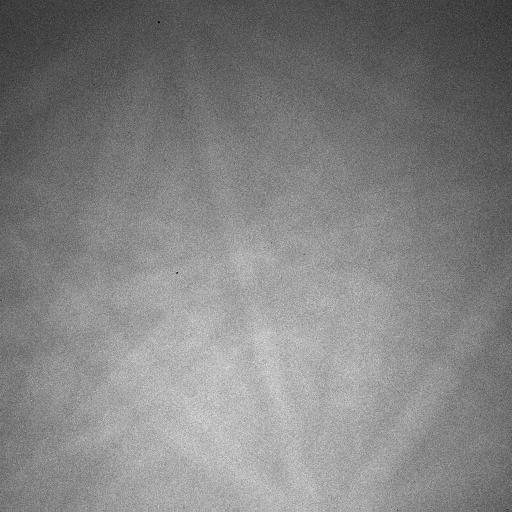
#> input picture imgs/EBSD-Pattern.tif, 1024 x 1024 px (shown at 1/2 size)
$ jupyter execute --allow-errors Image-Processing-Basic.ipynb   (shell and % lines are left out)   (older library calls are emulated)
#> lines starting #> are read from the running program, lines starting #| are printed output that depends on the picture; after the words box and inside, x2 and y2 are one past the last pixel; in counts of white or black regions, pixels touching at a corner belong together
## Full example the includes all python scripts within the repo.

[cell 1]
# IF RUNNING IN COLAB, RUN THIS CELL FIRST
# Clone the repository so we can access the data

[cell 2]
# imports
import os
import numpy as np
from skimage import io, exposure, filters, img_as_float, morphology
from skimage.segmentation import watershed
from skimage.feature import peak_local_max
from scipy import ndimage as ndi
import torch
from sklearn import preprocessing, decomposition
import matplotlib.pyplot as plt
# Activate the interactive mode of matplotlib within colab (if we are using colab)
try:
    from google.colab import output
    output.enable_custom_widget_manager()
except:
    pass
# Static plots

# Set device to the GPU if available
# For MacOS, use the Multi-Process Service (MPS) to run on the GPU if available
#> (the rest of this cell did not finish here and is left out)

#### Simple denoising

[cell 3]
# Read in the image
im = io.imread("./imgs/EBSD-Pattern.tif").astype(float)
#> im: shape (1024, 1024) float64; min 0, max 65535, mean 33354.8

# Create a dynamic background (really blurred version of the image) and subtract it from the original image
background = filters.gaussian(im, sigma=50)
#> (the rest of this cell did not finish here and is left out)

#### Histogram manipulation

[cell 4]
# [25 lines left out: function plot_img_and_hist, not called in this run]

img = io.imread("./imgs/CeO2.tiff", as_gray=True) - io.imread("./imgs/CeO2_Background.tiff", as_gray=True)
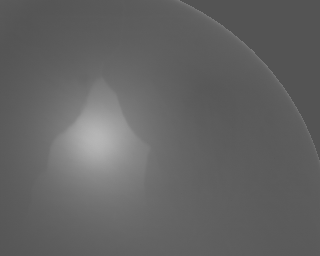
#> input picture imgs/CeO2.tiff, 320 x 256 px
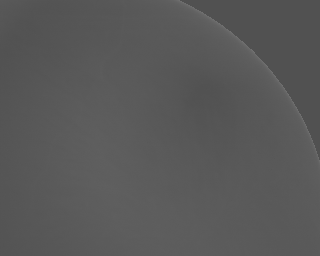
#> input picture imgs/CeO2_Background.tiff, 320 x 256 px
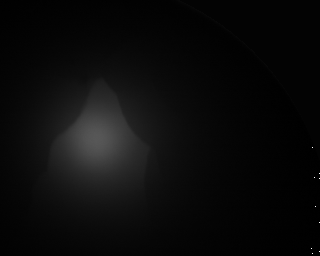
#> img: shape (256, 320) uint16; min 0, max 65528, mean 2899.8; drawn with min black and max white
#> (the rest of this cell did not finish here and is left out)

#### Matrix convolution

[cell 5]
# Show what different kernels do to the image
im_grey = io.imread("./imgs/CeO2.tiff", as_gray=True) - io.imread("./imgs/CeO2_Background.tiff", as_gray=True)

# Lets apply a rank histogram equalization to the image first to improve the contrast
im_grey = filters.rank.equalize(im_grey, morphology.disk(20))

# Apply different filters to the image
sobelx = filters.sobel_v(im_grey)  # Vertical edges
sobely = filters.sobel_h(im_grey)  # Horizontal edges
gaussian = filters.gaussian(im_grey, sigma=1)
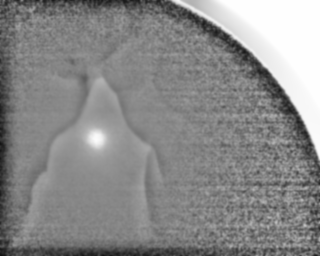
#> gaussian: shape (256, 320) float64; min 0.0687, max 1, mean 0.539

fig ,ax = plt.subplots(1, 4, figsize=(12, 4), sharex=True, sharey=True)
ax[0].imshow(im_grey, cmap="gray")
ax[0].set_title("Original")
ax[1].imshow(gaussian, cmap="gray")
ax[1].set_title("Gaussian")
ax[2].imshow(sobelx, cmap="gray")
ax[2].set_title("Sobel X")
ax[3].imshow(sobely, cmap="gray")
ax[3].set_title("Sobel Y")
for a in ax.ravel():
    a.axis("off")
plt.tight_layout()
plt.show()

#### Principal component analysis (PCA)

#> (a cell that did not finish here is left out)

#### Variational autoencoder (VAE)

[cell 7]
### Variational autoencoder structure
import torch
import torch.nn as nn
import torch.nn.functional as F
import torch.optim as optim


class VEncoder(nn.Module):
    # [18 lines left out: functions __init__, forward, not called in this run]


class VDecoder(nn.Module):
    # [16 lines left out: functions __init__, forward, not called in this run]


class VAutoencoder(nn.Module):
    # [44 lines left out: functions __init__, forward, reparameterize, get_latent_vectors, train, not called in this run]

[cell 8]
### Example usage

# Define the latent space size for the VAE
latent_size = 20  # Can be tuned

# Read in the data file, select ROI (keeping all features), and extract dataset shape and number of features
#> (the rest of this cell did not finish here and is left out)

#### Watershed segmentation + SNOW algorithm

[cell 9]
### SNOW algorithm
r'''
SNOW: Sub-Network of an Oversegmented Watershed
Copyright (C) 2017 Jeff Gostick

This program is free software: you can redistribute it and/or modify
it under the terms of the GNU General Public License as published by
the Free Software Foundation, either version 3 of the License, or
(at your option) any later version.

This program is distributed in the hope that it will be useful,
but WITHOUT ANY WARRANTY; without even the implied warranty of
MERCHANTABILITY or FITNESS FOR A PARTICULAR PURPOSE.  See the
GNU General Public License for more details.

You should have received a copy of the GNU General Public License
along with this program.  If not, see <http://www.gnu.org/licenses/>.
'''

import numpy as np
import scipy as sp
import scipy.ndimage as spim
import scipy.spatial as sptl
import matplotlib.pyplot as plt
from skimage import feature, segmentation


# [76 lines left out: functions trim_nearby_peaks, extend_slice, trim_saddle_points, not called in this run]


def snow(im, sigma, r_max):
    """Function to perform the SNOW algorithm on an image"""
    dt = spim.distance_transform_edt(input=im)
    dt = spim.gaussian_filter(input=dt, sigma=sigma)
    peaks_locs = feature.peak_local_max(image=dt, min_distance=r_max-1, exclude_border=0) #, indices=False)
    peaks = np.zeros(shape=dt.shape, dtype=bool)
    peaks[tuple(peaks_locs.T)] = True
    peaks = trim_saddle_points(peaks=peaks, dt=dt)
    peaks = trim_nearby_peaks(peaks=peaks, dt=dt)
    regions = segmentation.watershed(image=-dt, markers=spim.label(peaks)[0], mask=im)
    return regions


# [8 lines left out: function create_image, not called in this run]

[cell 10]
### Example usage

# Get the image
im = io.imread("./imgs/WCu-Composite.tiff")
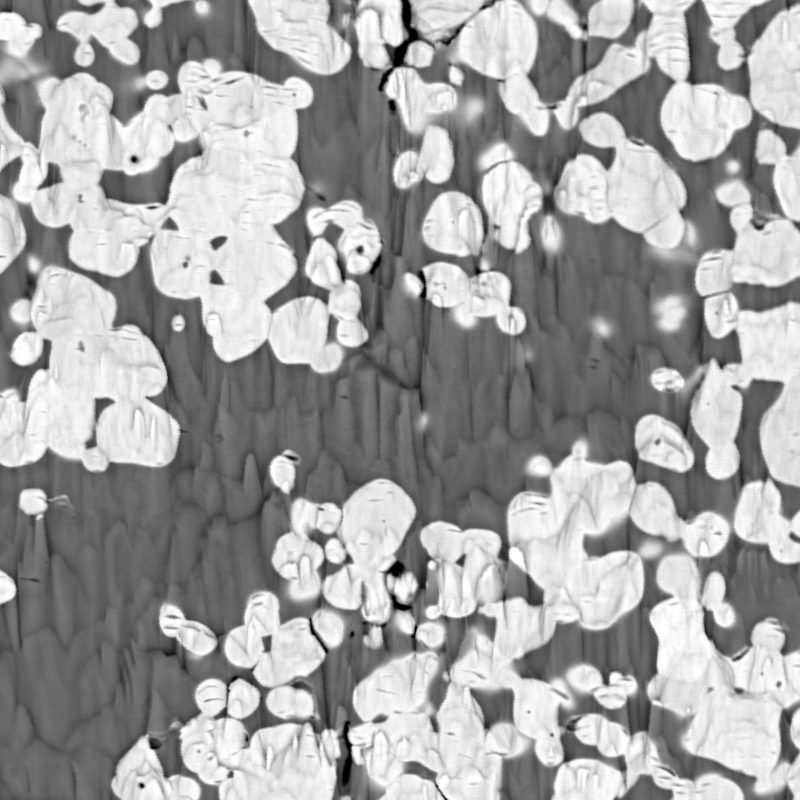
#> input picture imgs/WCu-Composite.tiff, 800 x 800 px
#> im is the input picture: shape (800, 800); min 0, max 255, mean 162.2

# Create a mask of the tungsten particles
tungsten_mask = im > filters.threshold_otsu(im)
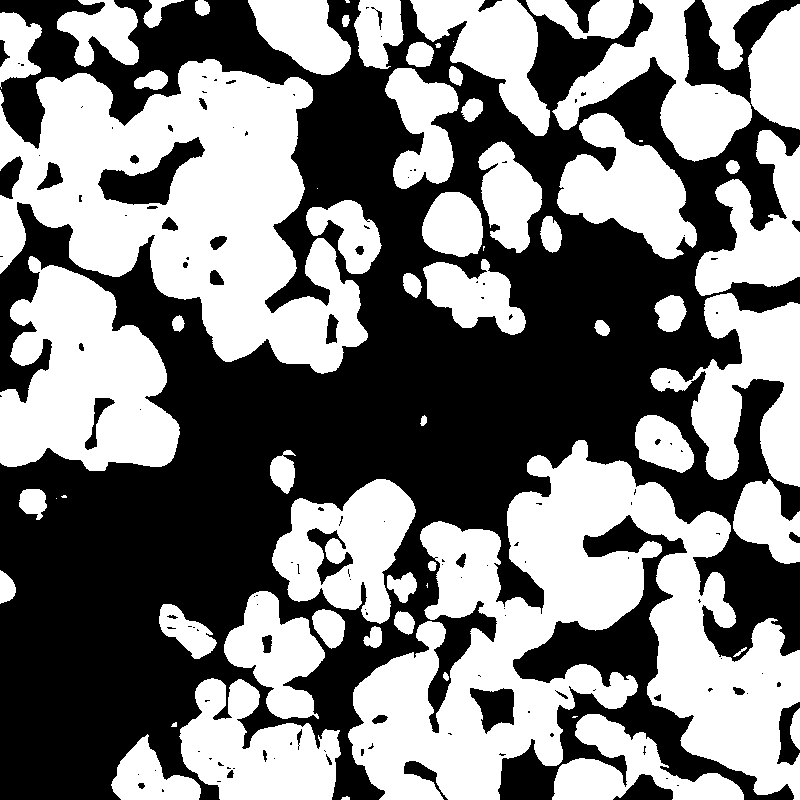
#> tungsten_mask: shape (800, 800) bool; 49.3% white; 65 white regions (9 under 20 px), largest, box (x1, y1, x2, y2) and area: (348, 440, 800, 800) 75879, (0, 59, 368, 374) 60181, (0, 256, 180, 471) 24745

# Set the minimum distance between seed points
min_distance = 50

# Calculate the distance to the nearest zero pixel for each pixel of the image
distance = ndi.distance_transform_edt(tungsten_mask)
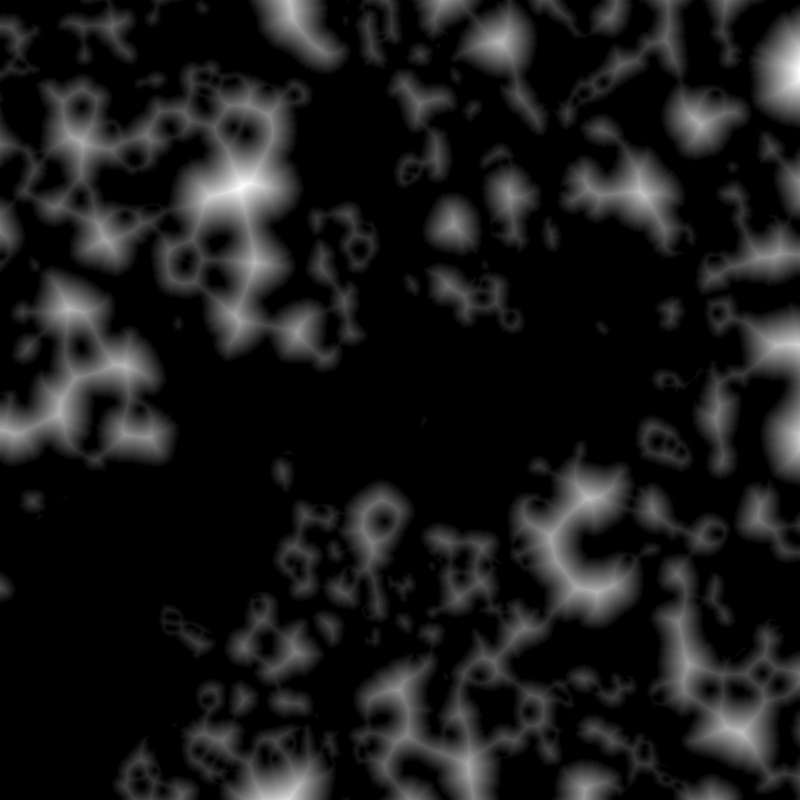
#> distance: shape (800, 800) float64; min 0, max 50.09, mean 5.1; drawn with min black and max white
# Find the peaks in the distance map
coords = peak_local_max(distance, footprint=np.ones((3, 3)), labels=tungsten_mask, min_distance=20)
#> coords = 280 pairs, first value 20 to 779, second value 20 to 779
# Create the markers for the watershed algorithm
mask = np.zeros(distance.shape, dtype=bool)
mask[tuple(coords.T)] = True
# Label the seed points as markers for the watershed algorithm
markers, _ = ndi.label(mask)
# Perform the watershed algorithm
labels = watershed(-distance, markers, mask=tungsten_mask)
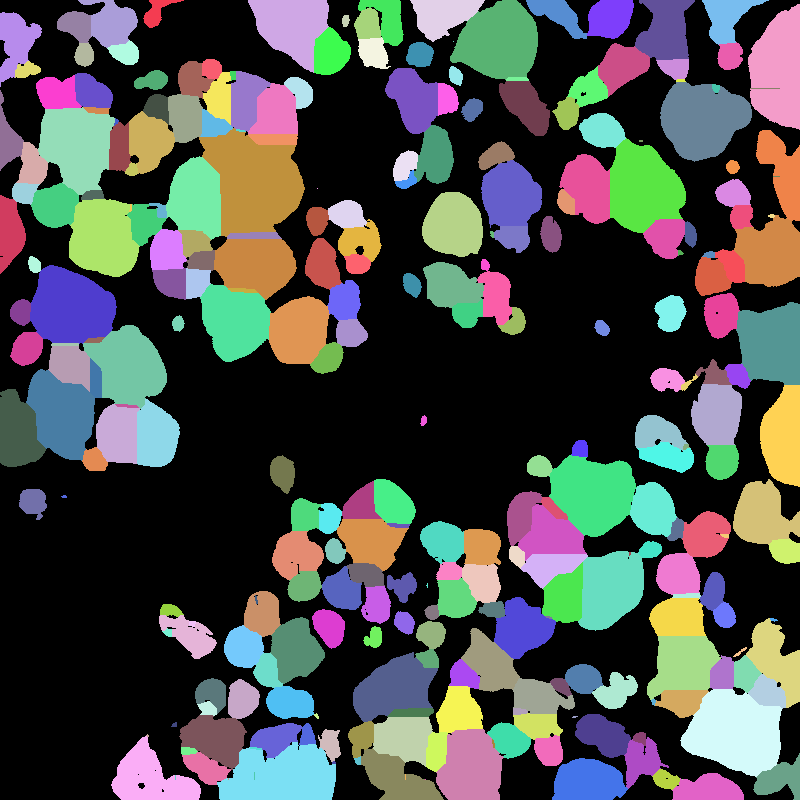
#> labels: shape (800, 800) int32; 281 distinct labels, from 0 to 280; one colour per label, 0 black

### Now we will use the SNOW algorithm to segment the image
sigma = 0.1
r_max = 5
#> (the rest of this cell did not finish here and is left out)


# Randomize the labels to make the plot look better, do this for both the original and SNOW labels
# [9 lines left out: function shuffle_labels, not called in this run]

shuffled_labels = shuffle_labels(labels)
shuffled_labels_snow = shuffle_labels(labels_snow)

# Plot the results
fig, ax = plt.subplots(1, 3, figsize=(15, 6), sharex=True, sharey=True)
ax[0].imshow(im, cmap=plt.cm.gray)
ax[0].set_title('Overlapping objects')
ax[0].axis('off')
ax[1].imshow(shuffled_labels, cmap=plt.cm.nipy_spectral)
ax[1].set_title('Separated objects')
ax[1].axis('off')
ax[2].imshow(shuffled_labels_snow, cmap=plt.cm.nipy_spectral)
ax[2].set_title('Separated objects (SNOW)')
ax[2].axis('off')
plt.tight_layout()
plt.show()

#### Data augmentation

[cell 11]
# Read in the image
image = io.imread("./imgs/CeO2.tiff", as_gray=True)
#> image is the input picture: shape (256, 320) uint16; min 21644, max 46748, mean 25636.2
background = io.imread("./imgs/CeO2_Background.tiff", as_gray=True)
#> background is the input picture: shape (256, 320) uint16; min 20868, max 29124, mean 22743.6

image = image - background  # Remove the background
image = image[:, :image.shape[0]]  # Crop the image to make it square
#> image: shape (256, 256) uint16
image = (image - image.min()) / (image.max() - image.min())  # Normalize the image within the range [0, 1]

# Rotate image
rot_image = np.rot90(image, 1)

# Intensity adjustment
adj_image = exposure.adjust_gamma(image, 0.5)
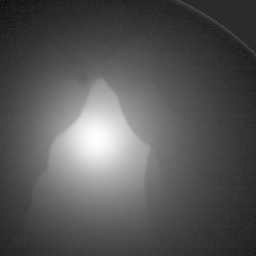
#> adj_image: shape (256, 256) float64; min 0, max 1, mean 0.339

# Sharpen image
sharpened_image = filters.unsharp_mask(image, radius=1, amount=10)
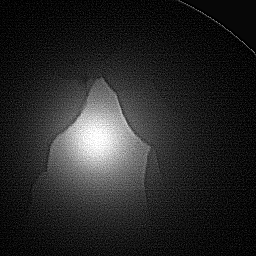
#> sharpened_image: shape (256, 256) float64; min 0, max 1, mean 0.15

# Create synthetic data
input_data = (image - image.mean()) / image.std()
#> (the rest of this cell did not finish here and is left out)
